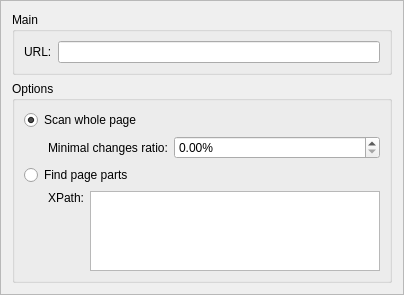
<?xml version="1.0" encoding="UTF-8"?>
<ui version="4.0">
 <class>FrameEditWeb</class>
 <widget class="QFrame" name="FrameEditWeb">
  <property name="geometry">
   <rect>
    <x>0</x>
    <y>0</y>
    <width>404</width>
    <height>295</height>
   </rect>
  </property>
  <property name="windowTitle">
   <string>Frame</string>
  </property>
  <property name="frameShape">
   <enum>QFrame::StyledPanel</enum>
  </property>
  <property name="frameShadow">
   <enum>QFrame::Raised</enum>
  </property>
  <layout class="QVBoxLayout" name="verticalLayout">
   <item>
    <widget class="QGroupBox" name="groupBox_2">
     <property name="sizePolicy">
      <sizepolicy hsizetype="Preferred" vsizetype="Preferred">
       <horstretch>1</horstretch>
       <verstretch>0</verstretch>
      </sizepolicy>
     </property>
     <property name="title">
      <string>Main</string>
     </property>
     <property name="checkable">
      <bool>false</bool>
     </property>
     <property name="checked">
      <bool>false</bool>
     </property>
     <layout class="QHBoxLayout" name="horizontalLayout_5">
      <item>
       <layout class="QHBoxLayout" name="horizontalLayout_2">
        <item>
         <layout class="QFormLayout" name="formLayout_2">
          <property name="sizeConstraint">
           <enum>QLayout::SetMinAndMaxSize</enum>
          </property>
          <property name="fieldGrowthPolicy">
           <enum>QFormLayout::AllNonFixedFieldsGrow</enum>
          </property>
          <item row="0" column="0">
           <widget class="QLabel" name="label_8">
            <property name="text">
             <string>URL:</string>
            </property>
           </widget>
          </item>
          <item row="0" column="1">
           <widget class="QLineEdit" name="e_url"/>
          </item>
         </layout>
        </item>
       </layout>
      </item>
     </layout>
    </widget>
   </item>
   <item>
    <widget class="QGroupBox" name="groupBox">
     <property name="sizePolicy">
      <sizepolicy hsizetype="Expanding" vsizetype="Expanding">
       <horstretch>1</horstretch>
       <verstretch>1</verstretch>
      </sizepolicy>
     </property>
     <property name="title">
      <string>Options</string>
     </property>
     <layout class="QVBoxLayout" name="verticalLayout_4">
      <item>
       <widget class="QRadioButton" name="rb_scan_page">
        <property name="text">
         <string>Scan whole page</string>
        </property>
        <property name="checked">
         <bool>true</bool>
        </property>
       </widget>
      </item>
      <item>
       <layout class="QVBoxLayout" name="verticalLayout_5">
        <item>
         <layout class="QHBoxLayout" name="horizontalLayout_3" stretch="0,1">
          <property name="leftMargin">
           <number>24</number>
          </property>
          <item>
           <widget class="QLabel" name="label_6">
            <property name="text">
             <string>Minimal changes ratio:</string>
            </property>
           </widget>
          </item>
          <item>
           <widget class="QDoubleSpinBox" name="sb_similarity_ratio">
            <property name="toolTip">
             <string>&lt;html&gt;&lt;head/&gt;&lt;body&gt;&lt;p&gt;Minimal changes to treat page as changed - 0 = any changes, 100 = all page must be changed&lt;/p&gt;&lt;/body&gt;&lt;/html&gt;</string>
            </property>
            <property name="suffix">
             <string>%</string>
            </property>
            <property name="maximum">
             <double>100.000000000000000</double>
            </property>
           </widget>
          </item>
         </layout>
        </item>
       </layout>
      </item>
      <item>
       <widget class="QRadioButton" name="rb_scan_parts">
        <property name="text">
         <string>Find page parts</string>
        </property>
       </widget>
      </item>
      <item>
       <layout class="QHBoxLayout" name="horizontalLayout_4" stretch="0,1">
        <property name="leftMargin">
         <number>24</number>
        </property>
        <item>
         <widget class="QLabel" name="label_4">
          <property name="text">
           <string>XPath:</string>
          </property>
          <property name="alignment">
           <set>Qt::AlignLeading|Qt::AlignLeft|Qt::AlignTop</set>
          </property>
         </widget>
        </item>
        <item>
         <widget class="QPlainTextEdit" name="e_xpath"/>
        </item>
       </layout>
      </item>
     </layout>
    </widget>
   </item>
  </layout>
 </widget>
 <resources/>
 <connections/>
</ui>
